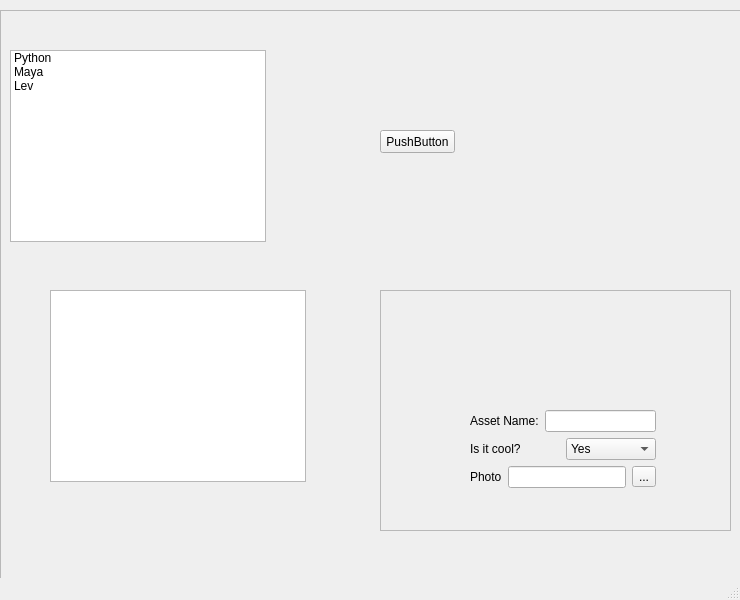
<?xml version="1.0" encoding="UTF-8"?>
<ui version="4.0">
 <class>MainWindow</class>
 <widget class="QMainWindow" name="MainWindow">
  <property name="geometry">
   <rect>
    <x>0</x>
    <y>0</y>
    <width>740</width>
    <height>600</height>
   </rect>
  </property>
  <property name="windowTitle">
   <string>MainWindow</string>
  </property>
  <widget class="QWidget" name="centralwidget">
   <widget class="QFrame" name="frame">
    <property name="geometry">
     <rect>
      <x>0</x>
      <y>10</y>
      <width>791</width>
      <height>571</height>
     </rect>
    </property>
    <property name="frameShape">
     <enum>QFrame::StyledPanel</enum>
    </property>
    <property name="frameShadow">
     <enum>QFrame::Raised</enum>
    </property>
    <widget class="QListWidget" name="listWidget">
     <property name="geometry">
      <rect>
       <x>10</x>
       <y>40</y>
       <width>256</width>
       <height>192</height>
      </rect>
     </property>
     <item>
      <property name="text">
       <string>Python</string>
      </property>
     </item>
     <item>
      <property name="text">
       <string>Maya</string>
      </property>
     </item>
     <item>
      <property name="text">
       <string>Lev</string>
      </property>
     </item>
    </widget>
    <widget class="QFrame" name="frame_2">
     <property name="geometry">
      <rect>
       <x>380</x>
       <y>280</y>
       <width>351</width>
       <height>241</height>
      </rect>
     </property>
     <property name="frameShape">
      <enum>QFrame::StyledPanel</enum>
     </property>
     <property name="frameShadow">
      <enum>QFrame::Raised</enum>
     </property>
     <widget class="QWidget" name="layoutWidget">
      <property name="geometry">
       <rect>
        <x>90</x>
        <y>120</y>
        <width>186</width>
        <height>78</height>
       </rect>
      </property>
      <layout class="QVBoxLayout" name="verticalLayout">
       <item>
        <layout class="QHBoxLayout" name="horizontalLayout">
         <item>
          <widget class="QLabel" name="label">
           <property name="text">
            <string>Asset Name:</string>
           </property>
          </widget>
         </item>
         <item>
          <widget class="QLineEdit" name="lineEdit">
           <property name="placeholderText">
            <string/>
           </property>
          </widget>
         </item>
        </layout>
       </item>
       <item>
        <layout class="QHBoxLayout" name="horizontalLayout_2">
         <item>
          <widget class="QLabel" name="label_2">
           <property name="text">
            <string>Is it cool?</string>
           </property>
          </widget>
         </item>
         <item>
          <widget class="QComboBox" name="comboBox">
           <item>
            <property name="text">
             <string>Yes</string>
            </property>
           </item>
           <item>
            <property name="text">
             <string>No :(</string>
            </property>
           </item>
          </widget>
         </item>
        </layout>
       </item>
       <item>
        <layout class="QHBoxLayout" name="horizontalLayout_3">
         <item>
          <widget class="QLabel" name="label_3">
           <property name="text">
            <string>Photo</string>
           </property>
          </widget>
         </item>
         <item>
          <widget class="QLineEdit" name="lineEdit_2"/>
         </item>
         <item>
          <widget class="QToolButton" name="toolButton">
           <property name="text">
            <string>...</string>
           </property>
          </widget>
         </item>
        </layout>
       </item>
      </layout>
     </widget>
    </widget>
    <widget class="QTableWidget" name="tableWidget">
     <property name="geometry">
      <rect>
       <x>50</x>
       <y>280</y>
       <width>256</width>
       <height>192</height>
      </rect>
     </property>
    </widget>
    <widget class="QPushButton" name="pushButton">
     <property name="geometry">
      <rect>
       <x>380</x>
       <y>120</y>
       <width>75</width>
       <height>23</height>
      </rect>
     </property>
     <property name="text">
      <string>PushButton</string>
     </property>
    </widget>
   </widget>
  </widget>
  <widget class="QMenuBar" name="menubar">
   <property name="geometry">
    <rect>
     <x>0</x>
     <y>0</y>
     <width>740</width>
     <height>22</height>
    </rect>
   </property>
  </widget>
  <widget class="QStatusBar" name="statusbar"/>
 </widget>
 <resources/>
 <connections/>
</ui>
